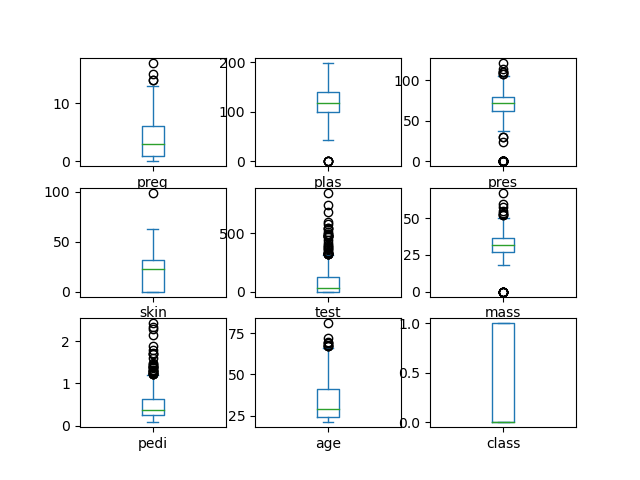

Here is the Python script that generated this plot:
#A.3)-Example of univariate box and whisker plots
#another useful way to review the distribution of each attribute
#is to use Box and Whiskers Plots or boxplots for short.

#boxplots summarize the distribution of each attribute ,
#drawing a line for the median (middle value) and a box around the
#25th and 75th percentiles(the middle 50% of the data)

#the whiskers give an idea of the spread of  the data  and
#of the whiskers show candidate outlier values.
#values that are 1.5 times greater than the size of the middle 50% of the data

from matplotlib import pyplot as plt
import pandas
filename = 'indians-diabetes.data.csv.csv'

headingnames =['preg', 'plas', 'pres', 'skin', 'test', 'mass', 'pedi', 'age', 'class']
dataframe = pandas.read_csv(filename, names=headingnames)

#from module11filehandling we have changed lind=box and added sharey =False
#it will give beads wala and threads wala o/p showing extreme cases and box beechme
dataframe.plot(kind='box', subplots=True,
               layout=(3,3),
               sharex=False,
               sharey=False)
plt.show()
